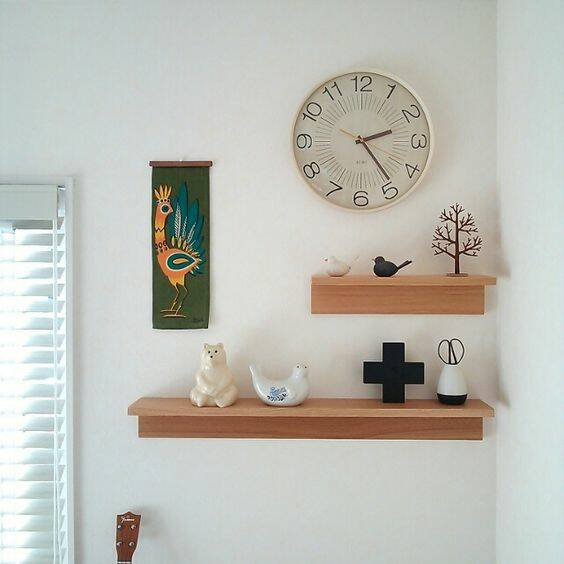
#> input picture 2.6 Cascades/clock1.jpg, 564 x 564 px
$ jupyter execute --allow-errors dz2-6.ipynb
#> lines starting #> are read from the running program, lines starting #| are printed output that depends on the picture; after the words box and inside, x2 and y2 are one past the last pixel; in counts of white or black regions, pixels touching at a corner belong together
Обнаружить часы с помощью каскада haarcascade_wallclock.xml

[cell 1]
import cv2 as cv
from PIL import Image
from IPython.display import display

[cell 2]
wallclock_classifier = cv.CascadeClassifier("haarcascade_wallclock.xml")
# wallclock_classifier = cv.CascadeClassifier("classifierWallClock.xml")

[cell 3]
img = cv.imread("clock1.jpg")
#> img is the input picture: shape (564, 564, 3); mean B, G, R 183.2, 190.8, 190.4
gray = cv.cvtColor(img, cv.COLOR_BGR2GRAY)
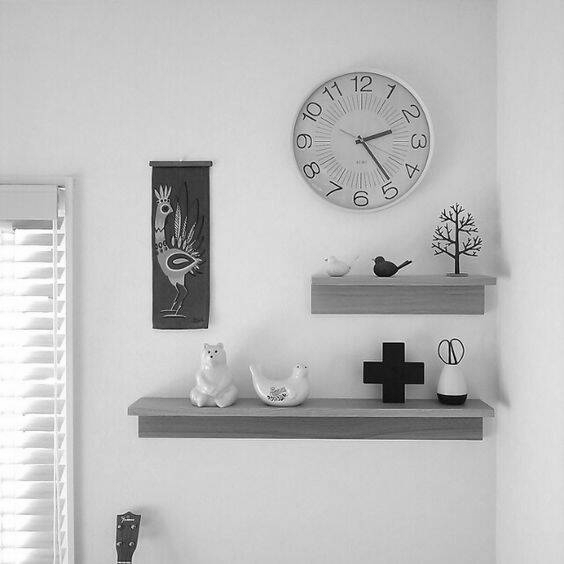
#> gray: shape (564, 564); min 0, max 255, mean 189.9
gray = cv.equalizeHist(gray)
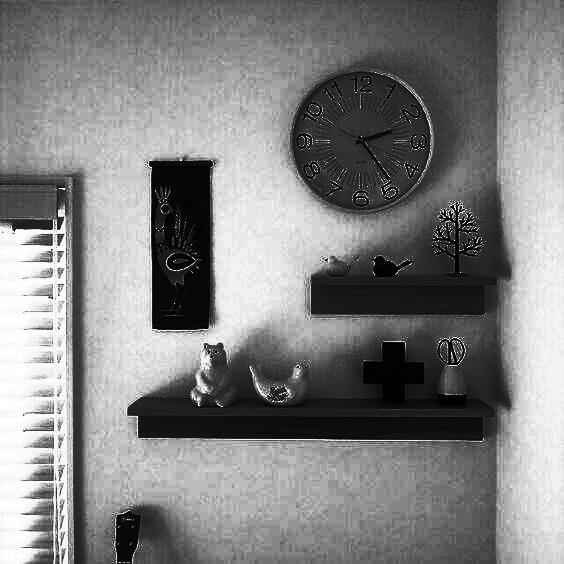
#> gray: shape (564, 564); min 0, max 255, mean 129.6
display(Image.fromarray(gray))

[cell 4]
clocks = wallclock_classifier.detectMultiScale(
    gray,
    scaleFactor=1.24,
    minNeighbors=3,
    minSize=(30, 30),
    flags = cv.CASCADE_SCALE_IMAGE
)
#> clocks = ()

for x, y, w, h in clocks:
  cv.rectangle(img, (x,y), (x+w, y+h), (222, 0, 0), 2)
#> this loop made 0 passes
display(Image.fromarray(img))

[cell 5]
img = cv.imread("clock2.jpg")
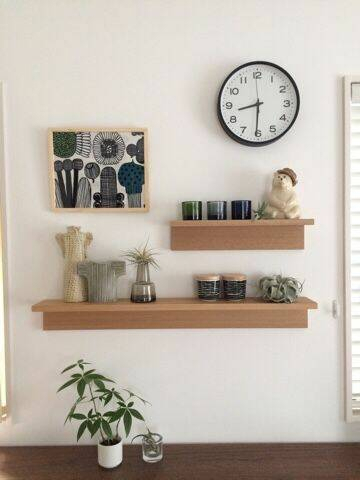
#> input picture 2.6 Cascades/clock2.jpg, 360 x 480 px
#> img is the input picture: shape (480, 360, 3); mean B, G, R 170.8, 181.3, 190.2
gray = cv.cvtColor(img, cv.COLOR_BGR2GRAY)
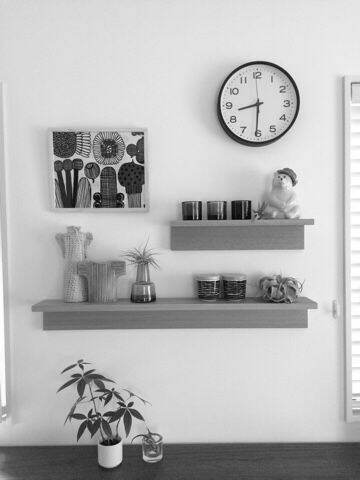
#> gray: shape (480, 360); min 0, max 255, mean 182.8
gray = cv.equalizeHist(gray)
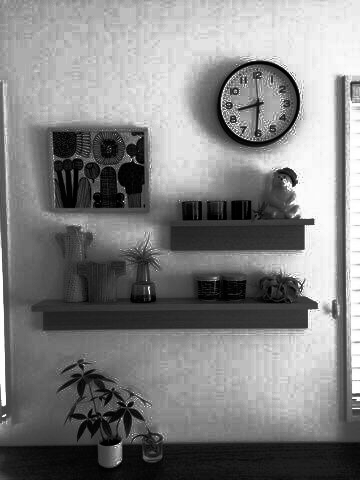
#> gray: shape (480, 360); min 0, max 255, mean 129
display(Image.fromarray(gray))

[cell 6]
clocks = wallclock_classifier.detectMultiScale(
    gray,
    scaleFactor=1.24,
    minNeighbors=3,
    minSize=(30, 30),
    flags = cv.CASCADE_SCALE_IMAGE
)
#> clocks = [[216, 68, 74, 74]]

for x, y, w, h in clocks:
  cv.rectangle(img, (x,y), (x+w, y+h), (222, 0, 0), 2)
#> this loop made 1 pass
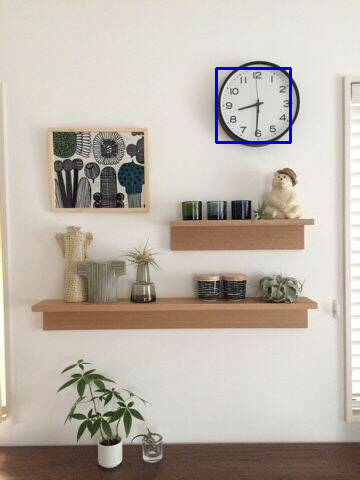
#> img: shape (480, 360, 3); 0.51% of pixels changed, all inside (x1, y1, x2, y2) = (215, 67, 292, 144)
display(Image.fromarray(img))

[cell 7]
img = cv.imread("clock3.jpg")
#> (the rest of this cell did not finish here and is left out)

[cell 8]
clocks = wallclock_classifier.detectMultiScale(
    gray,
    scaleFactor=1.24,
    minNeighbors=3,
    minSize=(30, 30),
    flags = cv.CASCADE_SCALE_IMAGE
)

for x, y, w, h in clocks:
  cv.rectangle(img, (x,y), (x+w, y+h), (222, 0, 0), 2)
#> (the rest of this cell did not finish here and is left out)

[cell 9]
img = cv.imread("clock4.jpg")
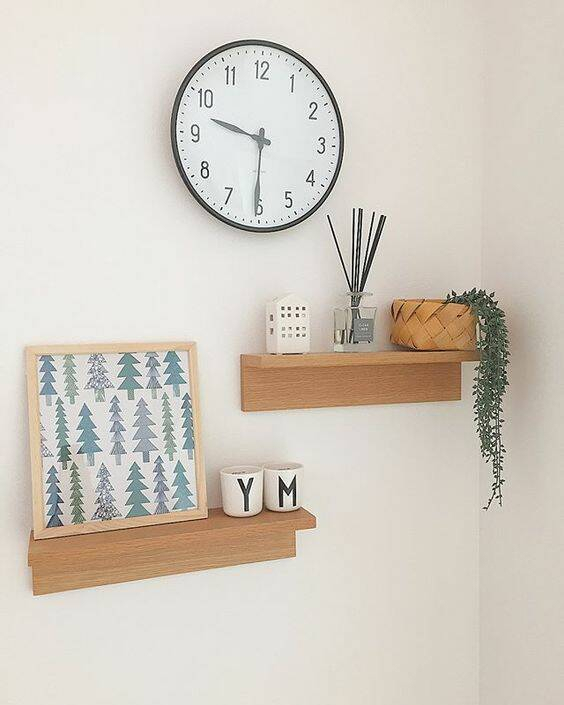
#> input picture 2.6 Cascades/clock4.jpg, 564 x 705 px
#> img is the input picture: shape (705, 564, 3); mean B, G, R 193.6, 203.9, 211
gray = cv.cvtColor(img, cv.COLOR_BGR2GRAY)
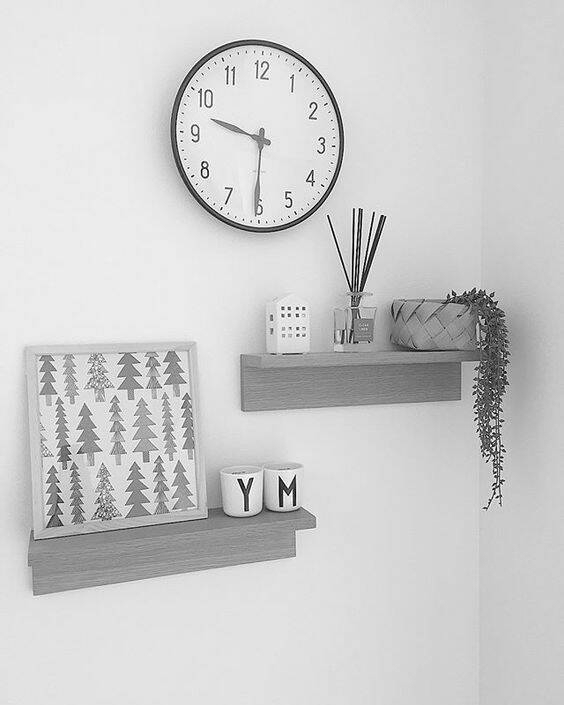
#> gray: shape (705, 564); min 0, max 255, mean 204.8
gray = cv.equalizeHist(gray)
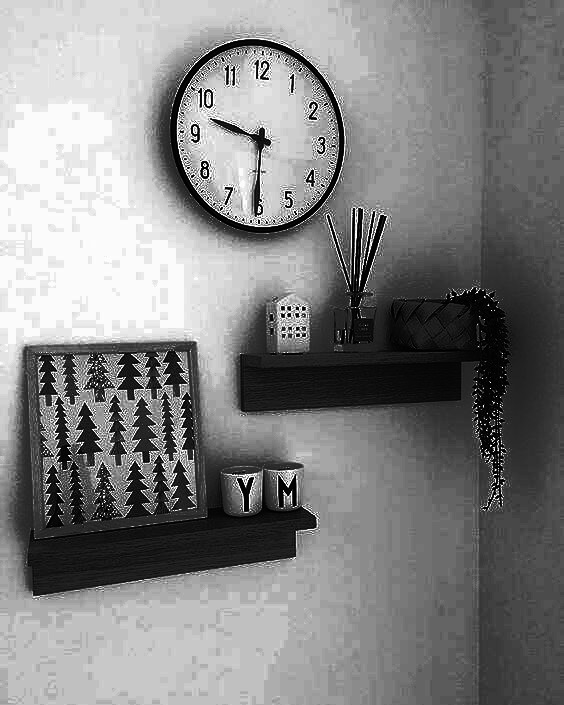
#> gray: shape (705, 564); min 0, max 255, mean 130.2
display(Image.fromarray(gray))

[cell 10]
clocks = wallclock_classifier.detectMultiScale(
    gray,
    scaleFactor=1.24,
    minNeighbors=3,
    minSize=(30, 30),
    flags = cv.CASCADE_SCALE_IMAGE
)
#> clocks = [[164, 49, 173, 173]]

for x, y, w, h in clocks:
  cv.rectangle(img, (x,y), (x+w, y+h), (222, 0, 0), 2)
#> this loop made 1 pass
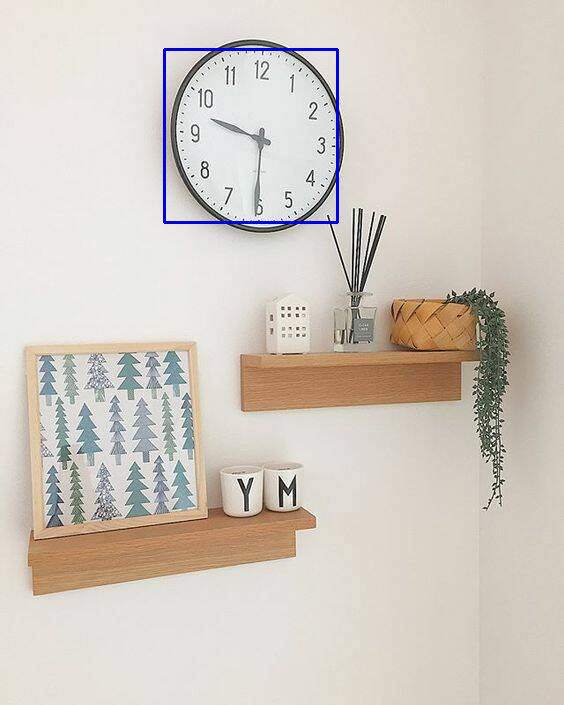
#> img: shape (705, 564, 3); 0.52% of pixels changed, all inside (x1, y1, x2, y2) = (163, 48, 339, 224)
display(Image.fromarray(img))
